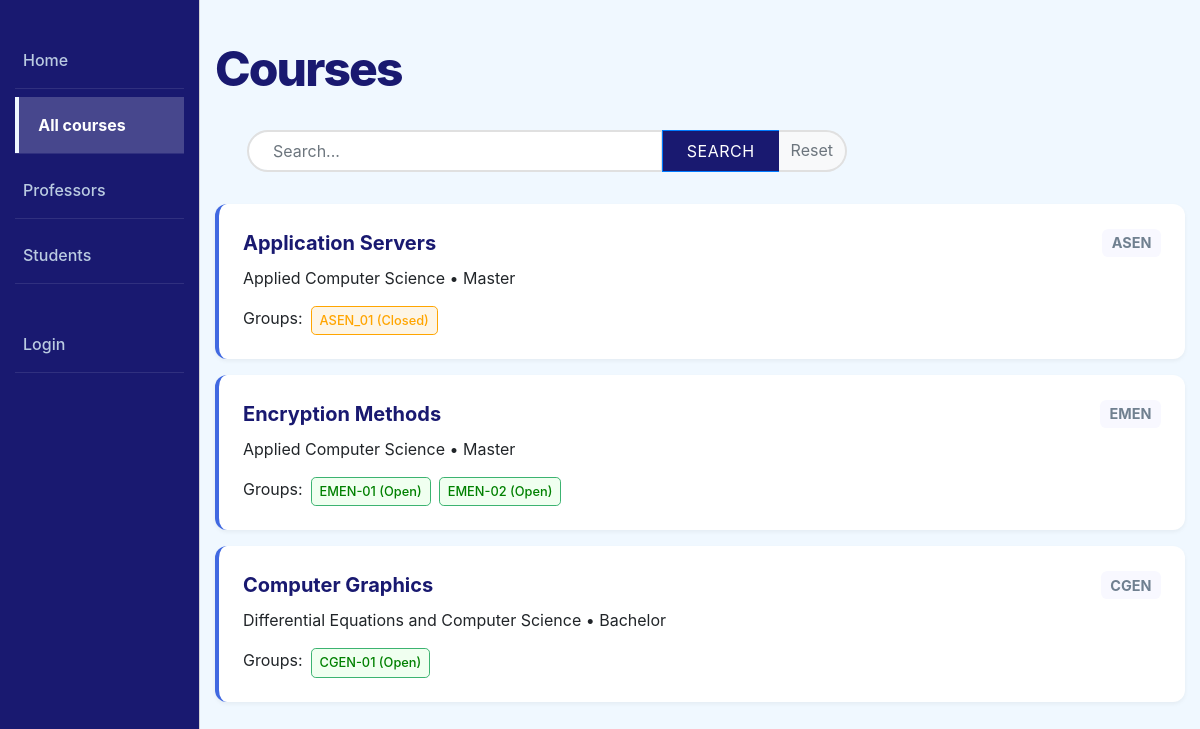
/catalog/courses/, run on the app's committed database.
### catalog/models.py (models this page shows, shortened)
class Course(models.Model):
  course_code = models.CharField(verbose_name='Course Code', max_length=200, help_text='Enter the course code')
  title = models.CharField(verbose_name='Course Title', max_length=200, help_text='Enter the course title')
  description = models.TextField(verbose_name='Course Description', help_text='Enter the course description', blank=True)
  academic_level = models.ForeignKey('Level', on_delete=models.SET_NULL, null=True)
  department = models.ForeignKey('Department', on_delete=models.SET_NULL, null=True)
  topic = models.CharField(verbose_name='Course Topic', max_length=255, help_text='Enter the course topic', blank=True)
  def get_absolute_url(self):
    return reverse('course-detail', args=[str(self.id)])

class Department(models.Model):
  name = models.CharField(verbose_name='Department Name', max_length=200, help_text='Enter the department name')
  building_location = models.CharField(verbose_name='Building Location', max_length=200, help_text='Enter the building location', blank=True)
  head_of_department = models.CharField(verbose_name='Head of Department', max_length=200, help_text='Enter the head of department')
  def __str__(self):
    return self.name

class Level(models.Model):
  name = models.CharField(max_length=200, help_text='Enter the level of study')
  def __str__(self):
    return self.name

class ClassGroup(models.Model):
  ENROLLMENT_STATUS_CHOICES = [
      ('OPEN', 'Open'),
      ('CLOSED', 'Closed'),
      ('FULL', 'Full'),
  ]
  class_id = models.CharField(verbose_name='Class Group ID', max_length=50, unique=True, help_text='Enter the class group ID')
  start_date = models.DateField(verbose_name='Start Date', blank=True, null=True)
  end_date = models.DateField(verbose_name='End Date', blank=True, null=True)
  status = models.CharField(verbose_name='Enrollment Status', max_length=20, choices=ENROLLMENT_STATUS_CHOICES, default='OPEN')
  course = models.ForeignKey(Course, on_delete=models.CASCADE, related_name='class_groups')
  schedule = models.CharField(verbose_name='Class Schedule', max_length=255, blank=True, help_text='Enter the class schedule (e.g., Mon/Wed/Fri 10:00-11:00)')
  maxStudents = models.IntegerField(verbose_name='Maximum Students', help_text='Enter the maximum number of students')
  profesor = models.ForeignKey(Profesor, on_delete=models.SET_NULL, null=True, related_name='classes')
  enrolled_students = models.ManyToManyField(Student, related_name='classes', blank=True)

### catalog/views.py (the view)
# urls.py: path('courses/', views.CourseListView.as_view(), name='courses'),
class CourseListView(generic.ListView):
    model = Course
    paginate_by = 10
    def get_queryset(self):
        queryset = super().get_queryset()
        query = self.request.GET.get('search')
        if query:
            queryset = queryset.filter(
                Q(title__icontains=query) | Q(course_code__icontains=query)
            )
        return queryset

### catalog/templates/catalog/course_list.html
{% extends "base_generic.html" %}
{% load static %}
{% block extra_css %}
  <link rel="stylesheet" href="{% static 'css/courses.css' %}">
{% endblock %}
{% block content %}
  <h1 class="main-title">Courses</h1>
  <div class="search-container">
  <form action="" method="get" class="input-group">
    <input type="text" name="search" class="form-control"
           placeholder="Search..." value="{{ request.GET.search }}">
    <div class="input-group-append">
      <button class="btn btn-primary" type="submit">Search</button>
      <a href="{{ request.path }}" class="btn btn-outline-secondary">Reset</a>
    </div>
  </form>
</div>
  {% if course_list %}
    <div class="course-container">
      {% for course in course_list %}
        <div class="course-card">
          <div class="course-header">
            <a href="{{ course.get_absolute_url }}" class="course-title">
              {{ course.title }}
            </a>
            <span class="course-code">{{ course.course_code }}</span>
          </div>
          <p class="course-info">
            {{ course.department }} • {{ course.academic_level }}
          </p>
          <div class="group-section">
            <span class="group-label">Groups:</span>
            {% with open_groups=course.class_groups.all %}
              {% if open_groups %}
                {% for group in open_groups %}
                  <span class="status-badge {{ group.status|lower }}">
                    {{ group.class_id }} ({{ group.status|title }})
                  </span>
                {% endfor %}
              {% else %}
                <span class="no-groups">No groups available</span>
              {% endif %}
            {% endwith %}
          </div>
        </div>
      {% endfor %}
    </div>
  {% else %}
    <p>No courses available.</p>
  {% endif %}
{% endblock %}

### catalog/templates/base_generic.html (shortened to what this page needs)
<!DOCTYPE html>
<html lang="en">
<head>
  <link rel="stylesheet" href="https://cdn.jsdelivr.net/npm/bootstrap@4.5.3/dist/css/bootstrap.min.css"
>
  {% load static %}
  <link rel="stylesheet" href="{% static 'css/styles.css' %}">
  {% block extra_css %}{% endblock %}
</head>
<body class="vh-100">
  <div class="container-fluid h-100">
    <div class="row h-100">
      <div class="col-sm-2">
        {% block sidebar %}
        <ul class="sidebar-nav">
          <li>
            <a href="{% url 'index' %}" class="{% if request.path == '/catalog/' %}active{% endif %}">
              Home
            </a>
          </li>
          <li>
            <a href="{% url 'courses' %}" class="{% if '/courses/' in request.path %}active{% endif %}">
              All courses
            </a>
          </li>
          <li>
            <a href="{% url 'professors' %}" class="{% if '/professors/' in request.path %}active{% endif %}">
              Professors
            </a>
          </li>
          <li>
            <a href="{% url 'students' %}" class="{% if '/students/' in request.path %}active{% endif %}">
              Students
            </a>
          </li>
        </ul>
        <ul class="sidebar-user">
  {% if user.is_authenticated %}
    <li>
      <span class="user-info">User: {{ user.get_username }}</span>
    </li>
    <li>
      <form action="{% url 'logout' %}" method="post" style="margin: 0;">
        {% csrf_token %}
        <button type="submit" class="logout-link">Logout</button>
      </form>
    </li>
  {% else %}
    <li>
      <a href="{% url 'login' %}?next={{request.path}}">Login</a>
    </li>
  {% endif %}
</ul>
        {% endblock %}
      </div>
      <div class="col-sm-10 h-100 overflow-auto">
        {% block content %}{% endblock %}
      </div>
    </div>
  </div>
</body>
</html>

### catalog/static/css/styles.css (style rules this page uses)
body { background-color: AliceBlue; margin: 0; padding: 0; }
.col-sm-2 { border-right: 0.06rem solid LightGray; background-color: MidnightBlue; padding-top: 2rem; }
.sidebar-nav { padding: 0; margin: 0; list-style: none; }
.sidebar-nav li { margin-bottom: 0.5rem; border-bottom: 0.05rem solid rgba(255, 255, 255, 0.1); }
.sidebar-nav li a { text-decoration: none; color: rgb(186, 203, 225); display: block; padding: 1rem 0.5rem; font-weight: 500; transition: all 0.2s ease; }
.sidebar-nav li a.active { background-color: rgba(255, 255, 255, 0.2); color: White; font-weight: bold; border-left: 0.3rem solid AliceBlue; padding-left: 1.2rem; }
.main-title { font-size: 3rem; color: MidnightBlue; margin-top: 2.5rem; margin-bottom: 0.5rem; font-weight: 800; letter-spacing: -0.12rem; }
.search-container { max-width: 600px; margin: 2rem; }
.search-container .form-control { border-radius: 50px 0 0 50px; border: 2px solid #e0e0e0; padding: 1.2rem 1.5rem; transition: all 0.3s ease; box-shadow: none; }
.search-container .btn-primary { border-radius: 0; padding: 0 1.5rem; text-transform: uppercase; background-color: MidnightBlue ; letter-spacing: 0.5px; }
.search-container .btn-outline-secondary { border-radius: 0 50px 50px 0; border: 2px solid #e0e0e0; border-left: none; background-color: #f8f9fa; color: #6c757d; }
.sidebar-user { padding: 0; margin: 2rem 0 0 0; list-style: none; }
.sidebar-user li { margin-bottom: 0.5rem; border-bottom: 0.05rem solid rgba(255, 255, 255, 0.1); }
.sidebar-user .user-info, .sidebar-user .logout-link, .sidebar-user li a { text-decoration: none; color: rgb(186, 203, 225) !important; display: block; padding: 1rem 0.5rem; font-weight: 500; transition: all 0.2s ease; }

### catalog/static/css/courses.css (style rules this page uses)
.course-container { margin-top: 1.5rem; }
.course-card { background-color: White; padding: 1.5rem; margin-bottom: 1rem; border-radius: 0.75rem; border-left: 0.3rem solid RoyalBlue; box-shadow: 0 0.125rem 0.25rem rgba(0, 0, 0, 0.05); transition: transform 0.2s ease-out; }
.course-header { display: flex; justify-content: space-between; align-items: center; margin-bottom: 0.5rem; }
.course-title { font-size: 1.25rem; font-weight: bold; color: MidnightBlue; text-decoration: none; transition: color 0.2s ease; }
.course-code { font-size: 0.9rem; color: SlateGray; font-weight: bold; background-color: GhostWhite; padding: 0.2rem 0.6rem; border-radius: 0.4rem; }
.group-section { display: flex; flex-wrap: wrap; gap: 0.5rem; margin-top: 1rem; }
.status-badge { font-size: 0.8rem; padding: 0.25rem 0.5rem; border-radius: 0.3rem; font-weight: 500; }
.status-badge.open { background-color: Honeydew; color: Green; border: 0.05rem solid MediumSeaGreen; }
.status-badge.closed { background-color: OldLace; color: Orange; border: 0.05rem solid Orange; }

### data on the page
Course: title "Application Servers", course_code "ASEN", department "Applied Computer Science", academic_level "Master"
ClassGroup: class_id "ASEN_01", status "Closed"
Course: title "Encryption Methods", course_code "EMEN", department "Applied Computer Science", academic_level "Master"
ClassGroup: class_id "EMEN-01", status "Open"
ClassGroup: class_id "EMEN-02", status "Open"
Course: title "Computer Graphics", course_code "CGEN", department "Differential Equations and Computer Science", academic_level "Bachelor"
ClassGroup: class_id "CGEN-01", status "Open"
